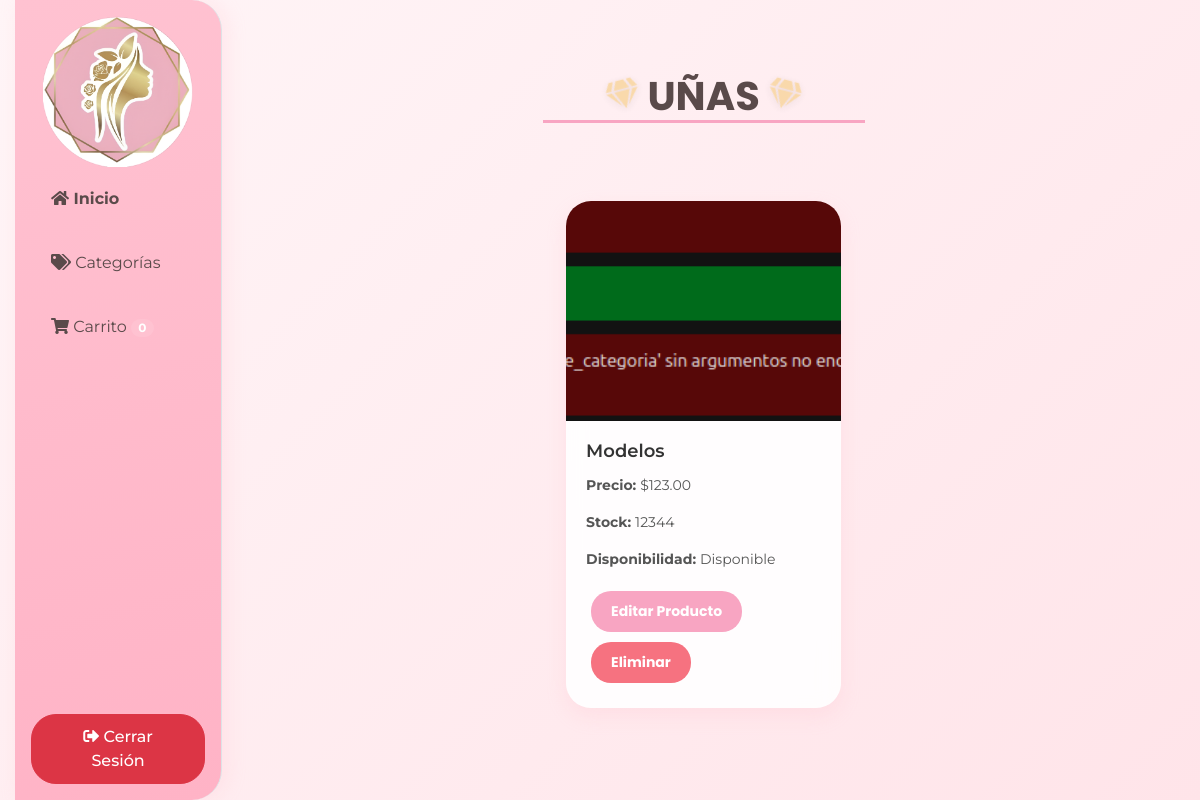
The app's page /productos/11/ with its own data.
### Inventario/models.py (models this page shows, shortened)
class Categoria(models.Model):
    id_categoria = models.AutoField(primary_key=True)
    nombre = models.CharField(max_length=100)

class Producto(models.Model):
    id_producto = models.AutoField(primary_key=True)
    nombre = models.CharField(max_length=30)
    precio = models.DecimalField(max_digits=10, decimal_places=2)
    descripcion = models.TextField()
    stock = models.IntegerField(default=0)
    imagen = models.ImageField(upload_to='productos/', null=True, blank=True)
    disponible = models.BooleanField(default=True)
    categoria = models.ForeignKey(Categoria, on_delete=models.CASCADE, related_name='productos')
    def get_precio_input(self):
        return f"{float(self.precio):.2f}"

### Inventario/views.py (the view)
# urls.py: path('productos/<int:id_categoria>/', views.ver_productos, name='productos'),
def ver_productos(request, id_categoria):
    categoria = get_object_or_404(Categoria, id_categoria=id_categoria)  # Obtiene la categoría por ID
    productos = categoria.productos.all()  # Obtiene todos los productos de esa categoría
    return render(request, 'productos.html', {'categoria': categoria, 'productos': productos})  # Renderiza la plantilla con los productos

### Inventario/templates/productos.html (shortened to what this page needs)
{% load static %}
<!DOCTYPE html>
<html lang="es">
<head>
    <link rel="stylesheet" href="https://cdn.jsdelivr.net/npm/bootstrap@4.5.2/dist/css/bootstrap.min.css">
    <link href="{% static 'Inventario/productos.css' %}" rel="stylesheet">
    <link href="https://cdnjs.cloudflare.com/ajax/libs/font-awesome/5.15.3/css/all.min.css" rel="stylesheet">
    <link href="{% static 'Inventario/styles.css' %}" rel="stylesheet">
</head>
<body>
    <div class="container-fluid d-flex">
        <div class="sidebar p-3 d-flex flex-column justify-content-between" style="height: 100vh; width: 250px;">
            <div>
                <img src="{% static 'image/logo.jpg' %}" alt="Logo de la empresa" class="logo">
                <ul class="nav flex-column">
                    <li class="nav-item">
                        <a class="nav-link active" href="{% url 'categorias' %}"><i class="fas fa-home"></i> Inicio</a>
                    </li>
                    <li class="nav-item">
                        <a class="nav-link" href="{% url 'categorias' %}"><i class="fas fa-tags"></i> Categorías</a>
                    </li>
                    <li class="nav-item">
                        <a class="nav-link" href="#" id="carritoCompras" data-toggle="modal" data-target="#carritoModal">
                            <i class="fas fa-shopping-cart"></i> Carrito
                            <span class="badge badge-pill badge-info" id="cantidadCarrito">0</span>
                        </a>
                    </li>
                </ul>
            </div>
            <div class="mt-3">
                <a href="{% url 'login' %}" class="btn btn-danger w-100"><i class="fas fa-sign-out-alt"></i> Cerrar Sesión</a>
            </div>
        </div>
        <div class="content p-4" style="flex-grow: 1;">
            <div class="container mt-5">
                <div class="categoria-header">
                    <h1>
                        <i class="fas fa-gem"></i>
                        {{ categoria.nombre }}
                        <i class="fas fa-gem"></i>
                    </h1>
                </div>
                <div class="row" id="productosLista">
                    {% for producto in productos %}
                        <div class="col-md-4 mb-4 producto" data-categoria="{{ producto.categoria.id_categoria }}">
                            <div class="card h-100" data-stock="{{ producto.stock }}">
                                <img src="{{ producto.imagen.url }}"
                                     class="card-img-top producto-img"
                                     alt="{{ producto.nombre }}"
                                     data-id="{{ producto.id_producto }}">
                                <div class="card-body">
                                    <h5 class="card-title">{{ producto.nombre }}</h5>
                                    <p class="card-text precio-producto">
                                        <strong>Precio: </strong>${{ producto.precio|stringformat:".2f" }}
                                    </p>
                                    <p class="card-text">
                                        <strong>Stock: </strong>{{ producto.stock }}
                                    </p>
                                    <p class="card-text">
                                        <strong>Disponibilidad: </strong>
                                        {% if producto.stock > 0 %}
                                            Disponible
                                        {% else %}
                                            No disponible
                                        {% endif %}
                                    </p>
                                    <div class="product-actions">
                                        <button type="button" class="btn btn-warning" data-toggle="modal"
                                                data-target="#editarProductoModal{{ producto.id_producto }}">
                                            Editar Producto
                                        </button>
                                        <button type="button" class="btn btn-danger" data-toggle="modal"
                                                data-target="#eliminarProductoModal{{ producto.id_producto }}">
                                            Eliminar
                                        </button>
                                    </div>
                                </div>
                            </div>
                        </div>
                    {% endfor %}
                </div>
            </div>
        </div>
    </div>
</body>
</html>

### Inventario/static/Inventario/productos.css (style rules this page uses)
body { font-family: 'Poppins', system-ui, -apple-system, sans-serif; margin: 0; padding: 0; background-color: #fffafc; display: flex; height: 100vh; }
.sidebar { width: 250px; background-color: #f8f9fa; border-right: 1px solid #dee2e6; }
.content { flex-grow: 1; padding: 20px; overflow-y: auto; }
.card { transition: transform 0.3s ease, box-shadow 0.3s ease; border: 1px solid #f3c6d8; border-radius: 15px; background-color: #fff5fa; box-shadow: 0 5px 15px rgba(0, 0, 0, 0.1); overflow: hidden; }
.card img { border-top-left-radius: 15px; border-top-right-radius: 15px; width: 100%; max-height: 220px; object-fit: cover; transition: transform 0.3s ease-in-out; }
.card .btn { font-family: 'Poppins', system-ui, sans-serif; font-size: 14px; padding: 10px 20px; border-radius: 20px; transition: background-color 0.3s, color 0.3s; font-weight: bold; }
.card .btn-warning { background-color: #f8a5c2; border: none; color: #fff; }
.card .btn-danger { background-color: #f67280; border: none; color: #fff; }
#productosLista { display: flex; flex-wrap: wrap; gap: 20px; justify-content: center; }
h1 { font-family: 'Poppins', system-ui, sans-serif; color: #c0392b; text-transform: uppercase; font-weight: 700; border-bottom: 3px solid #f8a5c2; display: inline-block; padding-bottom: 10px; margin-bottom: 30px; font-size: 36px; }
.card-title { font-size: 18px; font-weight: 600; color: #333; }
.card-text { font-size: 14px; color: #555; }

### Inventario/static/Inventario/styles.css (style rules this page uses)
:root { --primary-pink: #ffc2d1; --secondary-pink: #ffb3c6; --accent-pink: #ffe5ec; --gold: #f8d49a; --text-dark: #5a4a4a; }
body { background: linear-gradient(135deg, #fff5f7 0%, #ffe4e9 100%); font-family: 'Montserrat', sans-serif; }
.logo { display: block; margin: 0 auto; max-width: 150px; height: auto; }
.nav-link { color: var(--text-dark) !important; transition: all 0.4s ease; border-radius: 25px; margin: 8px 0; padding: 12px 20px; }
.nav-link.active { color: #007bff; font-weight: bold; }
.sidebar { background: linear-gradient(165deg, var(--primary-pink), var(--secondary-pink)); box-shadow: 5px 0 20px rgba(255, 182, 193, 0.2); border-radius: 0 30px 30px 0; padding: 2rem; }
.card { border: none; border-radius: 25px; box-shadow: 0 8px 20px rgba(255, 182, 193, 0.2); transition: all 0.4s ease; overflow: hidden; background: rgba(255, 255, 255, 0.9); backdrop-filter: blur(10px); }
.card-img-top { border-radius: 25px 25px 0 0; height: 250px; object-fit: cover; transition: all 0.4s ease; }
.product-actions button { margin: 5px; border-radius: 20px; padding: 8px 20px; }
.badge-info { background-color: var(--primary-pink); }
.card, .decorative-border { animation: fadeInUp 0.6s ease-out; }
.btn { border-radius: 25px; padding: 10px 25px; transition: all 0.3s ease; font-weight: 500; }
.categoria-header { text-align: center; margin-bottom: 3rem; position: relative; }
.categoria-header h1 { font-size: 2.5rem; color: var(--text-dark); display: inline-block; padding: 0 4rem; }
.categoria-header .fas.fa-gem { color: var(--gold); font-size: 1.8rem; position: relative; top: -5px; filter: drop-shadow(0 2px 4px rgba(0, 0, 0, 0.1)); opacity: 0.8; transform: rotate(-15deg); }
.categoria-header .fas.fa-gem:last-of-type { transform: rotate(15deg); }
.content { background: transparent !important; }

### records on screen
Categoria: nombre "UÑAS"
Producto: imagen (picture), nombre "Modelos", precio "123.00", stock "12344", shows "Disponible"
